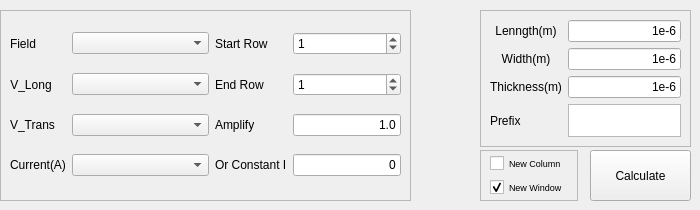
         <widget class="QWidget" name="tab_6">
          <attribute name="title">
           <string>HSwp_Hall</string>
          </attribute>
          <widget class="QFrame" name="frame_29">
           <property name="geometry">
            <rect>
             <x>480</x>
             <y>150</y>
             <width>98</width>
             <height>51</height>
            </rect>
           </property>
           <property name="frameShape">
            <enum>QFrame::Shape::StyledPanel</enum>
           </property>
           <property name="frameShadow">
            <enum>QFrame::Shadow::Raised</enum>
           </property>
           <layout class="QVBoxLayout" name="verticalLayout_7">
            <property name="topMargin">
             <number>3</number>
            </property>
            <property name="bottomMargin">
             <number>3</number>
            </property>
            <item>
             <widget class="QCheckBox" name="checkSingleHallNewColumn">
              <property name="font">
               <font>
                <pointsize>7</pointsize>
               </font>
              </property>
              <property name="text">
               <string>New Column</string>
              </property>
              <property name="checked">
               <bool>false</bool>
              </property>
              <property name="tristate">
               <bool>false</bool>
              </property>
             </widget>
            </item>
            <item>
             <widget class="QCheckBox" name="checkSingleHallNewWindow">
              <property name="font">
               <font>
                <pointsize>7</pointsize>
               </font>
              </property>
              <property name="text">
               <string>New Window</string>
              </property>
              <property name="checked">
               <bool>true</bool>
              </property>
              <property name="tristate">
               <bool>false</bool>
              </property>
             </widget>
            </item>
           </layout>
          </widget>
          <widget class="QFrame" name="frame_27">
           <property name="geometry">
            <rect>
             <x>480</x>
             <y>10</y>
             <width>211</width>
             <height>137</height>
            </rect>
           </property>
           <property name="frameShape">
            <enum>QFrame::Shape::StyledPanel</enum>
           </property>
           <property name="frameShadow">
            <enum>QFrame::Shadow::Raised</enum>
           </property>
           <layout class="QGridLayout" name="gridLayout_22">
            <item row="1" column="1">
             <widget class="QLineEdit" name="editHallWidth">
              <property name="text">
               <string>1e-6</string>
              </property>
              <property name="alignment">
               <set>Qt::AlignmentFlag::AlignRight|Qt::AlignmentFlag::AlignTrailing|Qt::AlignmentFlag::AlignVCenter</set>
              </property>
             </widget>
            </item>
            <item row="2" column="1">
             <widget class="QLineEdit" name="editHallThickness">
              <property name="text">
               <string>1e-6</string>
              </property>
              <property name="alignment">
               <set>Qt::AlignmentFlag::AlignRight|Qt::AlignmentFlag::AlignTrailing|Qt::AlignmentFlag::AlignVCenter</set>
              </property>
             </widget>
            </item>
            <item row="0" column="1">
             <widget class="QLineEdit" name="editHallLength">
              <property name="text">
               <string>1e-6</string>
              </property>
              <property name="alignment">
               <set>Qt::AlignmentFlag::AlignRight|Qt::AlignmentFlag::AlignTrailing|Qt::AlignmentFlag::AlignVCenter</set>
              </property>
             </widget>
            </item>
            <item row="1" column="0">
             <widget class="QLabel" name="label_X_21">
              <property name="text">
               <string>Width(m)</string>
              </property>
              <property name="alignment">
               <set>Qt::AlignmentFlag::AlignCenter</set>
              </property>
             </widget>
            </item>
            <item row="0" column="0">
             <widget class="QLabel" name="label_X_22">
              <property name="text">
               <string>Lenngth(m)</string>
              </property>
              <property name="alignment">
               <set>Qt::AlignmentFlag::AlignCenter</set>
              </property>
             </widget>
            </item>
            <item row="2" column="0">
             <widget class="QLabel" name="label_X_23">
              <property name="text">
               <string>Thickness(m)</string>
              </property>
              <property name="alignment">
               <set>Qt::AlignmentFlag::AlignCenter</set>
              </property>
             </widget>
            </item>
            <item row="3" column="0">
             <widget class="QLabel" name="label_9">
              <property name="text">
               <string>Prefix</string>
              </property>
             </widget>
            </item>
            <item row="3" column="1">
             <widget class="QPlainTextEdit" name="editSingleHallPrefix"/>
            </item>
           </layout>
          </widget>
          <widget class="QPushButton" name="btnSingleHallCalculate">
           <property name="geometry">
            <rect>
             <x>590</x>
             <y>150</y>
             <width>101</width>
             <height>51</height>
            </rect>
           </property>
           <property name="sizePolicy">
            <sizepolicy hsizetype="Preferred" vsizetype="Preferred">
             <horstretch>0</horstretch>
             <verstretch>0</verstretch>
            </sizepolicy>
           </property>
           <property name="text">
            <string>Calculate</string>
           </property>
          </widget>
          <widget class="QFrame" name="frame_28">
           <property name="geometry">
            <rect>
             <x>0</x>
             <y>10</y>
             <width>411</width>
             <height>191</height>
            </rect>
           </property>
           <property name="frameShape">
            <enum>QFrame::Shape::StyledPanel</enum>
           </property>
           <property name="frameShadow">
            <enum>QFrame::Shadow::Raised</enum>
           </property>
           <layout class="QGridLayout" name="gridLayout_23">
            <item row="0" column="0">
             <widget class="QLabel" name="label_X_12">
              <property name="sizePolicy">
               <sizepolicy hsizetype="Fixed" vsizetype="Preferred">
                <horstretch>0</horstretch>
                <verstretch>0</verstretch>
               </sizepolicy>
              </property>
              <property name="text">
               <string>Field</string>
              </property>
              <property name="alignment">
               <set>Qt::AlignmentFlag::AlignCenter</set>
              </property>
             </widget>
            </item>
            <item row="1" column="4">
             <widget class="QSpinBox" name="spinSingleHallEndRow">
              <property name="sizePolicy">
               <sizepolicy hsizetype="Preferred" vsizetype="Fixed">
                <horstretch>0</horstretch>
                <verstretch>0</verstretch>
               </sizepolicy>
              </property>
              <property name="maximum">
               <number>999999999</number>
              </property>
              <property name="value">
               <number>1</number>
              </property>
             </widget>
            </item>
            <item row="1" column="3">
             <widget class="QLabel" name="label_13">
              <property name="sizePolicy">
               <sizepolicy hsizetype="Fixed" vsizetype="Preferred">
                <horstretch>0</horstretch>
                <verstretch>0</verstretch>
               </sizepolicy>
              </property>
              <property name="text">
               <string>End Row</string>
              </property>
             </widget>
            </item>
            <item row="2" column="0">
             <widget class="QLabel" name="label_X_17">
              <property name="sizePolicy">
               <sizepolicy hsizetype="Fixed" vsizetype="Preferred">
                <horstretch>0</horstretch>
                <verstretch>0</verstretch>
               </sizepolicy>
              </property>
              <property name="text">
               <string>V_Trans</string>
              </property>
              <property name="alignment">
               <set>Qt::AlignmentFlag::AlignCenter</set>
              </property>
             </widget>
            </item>
            <item row="0" column="4">
             <widget class="QSpinBox" name="spinSingleHallStartRow">
              <property name="sizePolicy">
               <sizepolicy hsizetype="Preferred" vsizetype="Fixed">
                <horstretch>0</horstretch>
                <verstretch>0</verstretch>
               </sizepolicy>
              </property>
              <property name="maximum">
               <number>999999999</number>
              </property>
              <property name="value">
               <number>1</number>
              </property>
             </widget>
            </item>
            <item row="0" column="1" colspan="2">
             <widget class="QComboBox" name="comboSingleHallField"/>
            </item>
            <item row="0" column="3">
             <widget class="QLabel" name="label_12">
              <property name="sizePolicy">
               <sizepolicy hsizetype="Fixed" vsizetype="Preferred">
                <horstretch>0</horstretch>
                <verstretch>0</verstretch>
               </sizepolicy>
              </property>
              <property name="text">
               <string>Start Row</string>
              </property>
             </widget>
            </item>
            <item row="1" column="0">
             <widget class="QLabel" name="label_X_16">
              <property name="sizePolicy">
               <sizepolicy hsizetype="Fixed" vsizetype="Preferred">
                <horstretch>0</horstretch>
                <verstretch>0</verstretch>
               </sizepolicy>
              </property>
              <property name="text">
               <string>V_Long</string>
              </property>
              <property name="alignment">
               <set>Qt::AlignmentFlag::AlignCenter</set>
              </property>
             </widget>
            </item>
            <item row="3" column="0">
             <widget class="QLabel" name="label_X_18">
              <property name="sizePolicy">
               <sizepolicy hsizetype="Fixed" vsizetype="Preferred">
                <horstretch>0</horstretch>
                <verstretch>0</verstretch>
               </sizepolicy>
              </property>
              <property name="text">
               <string>Current(A)</string>
              </property>
              <property name="alignment">
               <set>Qt::AlignmentFlag::AlignCenter</set>
              </property>
             </widget>
            </item>
            <item row="1" column="1" colspan="2">
             <widget class="QComboBox" name="comboSingleHallVLong"/>
            </item>
            <item row="2" column="1" colspan="2">
             <widget class="QComboBox" name="comboSingleHallVTrans"/>
            </item>
            <item row="3" column="1" colspan="2">
             <widget class="QComboBox" name="comboSingleHallCurrentCol"/>
            </item>
            <item row="2" column="4">
             <widget class="QLineEdit" name="editSingleHallAmp">
              <property name="sizePolicy">
               <sizepolicy hsizetype="Preferred" vsizetype="Fixed">
                <horstretch>0</horstretch>
                <verstretch>0</verstretch>
               </sizepolicy>
              </property>
              <property name="text">
               <string>1.0</string>
              </property>
              <property name="alignment">
               <set>Qt::AlignmentFlag::AlignRight|Qt::AlignmentFlag::AlignTrailing|Qt::AlignmentFlag::AlignVCenter</set>
              </property>
             </widget>
            </item>
            <item row="2" column="3">
             <widget class="QLabel" name="label_14">
              <property name="sizePolicy">
               <sizepolicy hsizetype="Fixed" vsizetype="Preferred">
                <horstretch>0</horstretch>
                <verstretch>0</verstretch>
               </sizepolicy>
              </property>
              <property name="text">
               <string>Amplify</string>
              </property>
             </widget>
            </item>
            <item row="3" column="4">
             <widget class="QLineEdit" name="editSingleHallCurrentConst">
              <property name="sizePolicy">
               <sizepolicy hsizetype="Preferred" vsizetype="Fixed">
                <horstretch>0</horstretch>
                <verstretch>0</verstretch>
               </sizepolicy>
              </property>
              <property name="text">
               <string>0</string>
              </property>
              <property name="alignment">
               <set>Qt::AlignmentFlag::AlignRight|Qt::AlignmentFlag::AlignTrailing|Qt::AlignmentFlag::AlignVCenter</set>
              </property>
             </widget>
            </item>
            <item row="3" column="3">
             <widget class="QLabel" name="label_15">
              <property name="sizePolicy">
               <sizepolicy hsizetype="Fixed" vsizetype="Preferred">
                <horstretch>0</horstretch>
                <verstretch>0</verstretch>
               </sizepolicy>
              </property>
              <property name="text">
               <string>Or Constant I</string>
              </property>
             </widget>
            </item>
           </layout>
          </widget>
         </widget>
